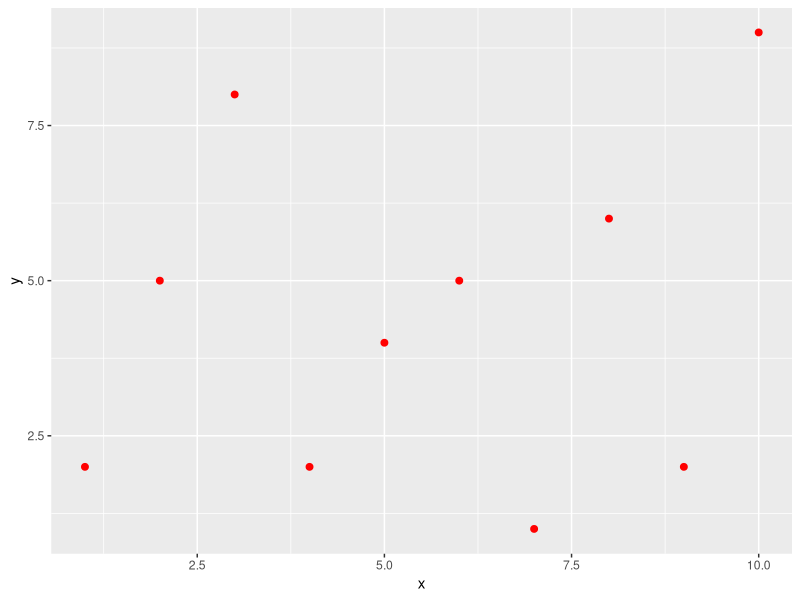
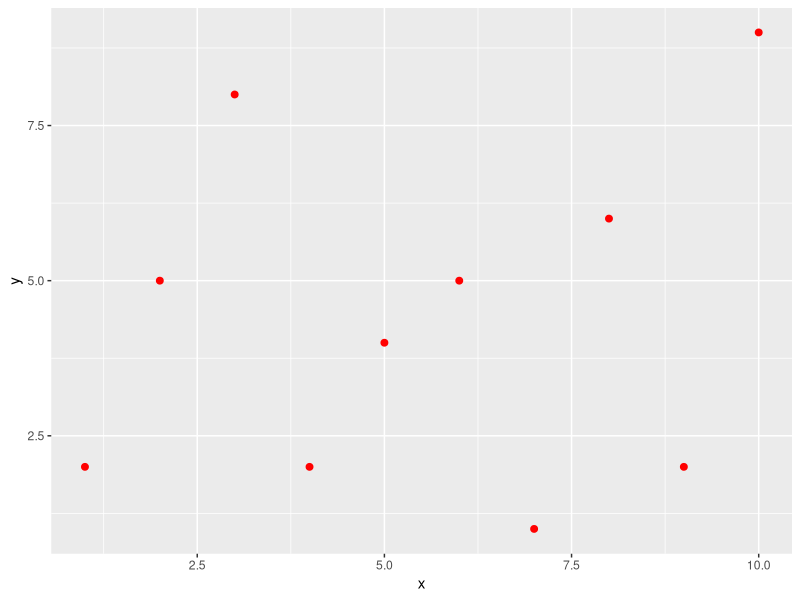

These figures' R source, in order:
#12. Demonstrate how to save a plot as a PDF file.

library(ggplot2)
x<-1:10
y<-c(2,5,8,2,4,5,1,6,2,9)
df<-data.frame(x,y)
df
p<-ggplot(df,aes(x=x,y=y))+
  geom_point(size = 2,color="red") 
p
pdf("scatter_plot.pdf", width = 7, height = 5)  
print(p)
dev.off()                                  
